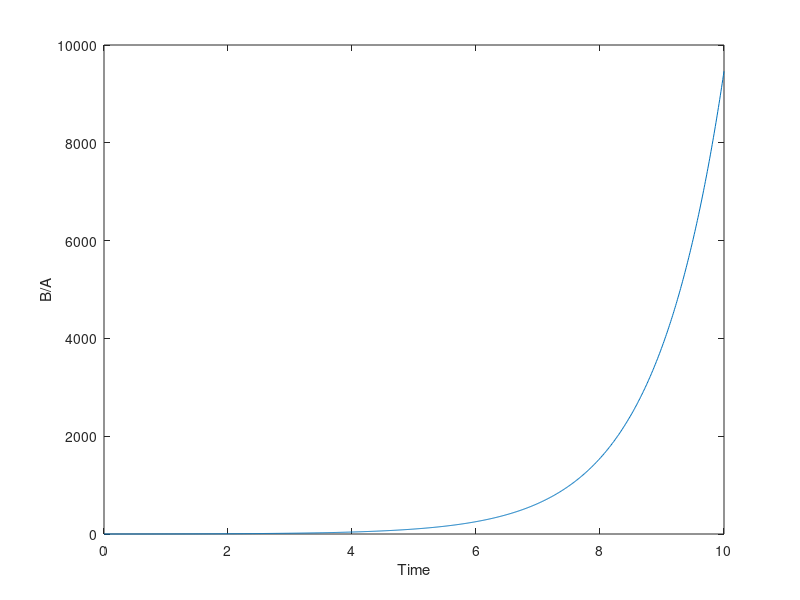

The MATLAB script that drew this image:
A=10;
B=0;
C=0;
rateA=1;
rateB=0.1;
a2b=1;%how many molecule of b created when one molecule of a disintegrates
b2c=1;
time=10;
step_size=0.01;


B_array=zeros(1,time/step_size);
C_array=zeros(1,time/step_size);
A_array=zeros(1,time/step_size);
time1=zeros(1,time/step_size);
j=1;

for i=0:step_size:time
    A_array(1,j)=A;
    B_array(1,j)=B;
    C_array(1,j)=C;
    time1(1,j)=i;
    j=j+1;
       C=C+b2c*(rateB*B)*step_size;
    B=B+a2b*(rateA*A)*step_size-(rateB*B)*step_size;;  
    A=A-(rateA*A)*step_size;
    
    
end

plot(time1,B_array./A_array);
xlabel('Time');
ylabel('B/A');